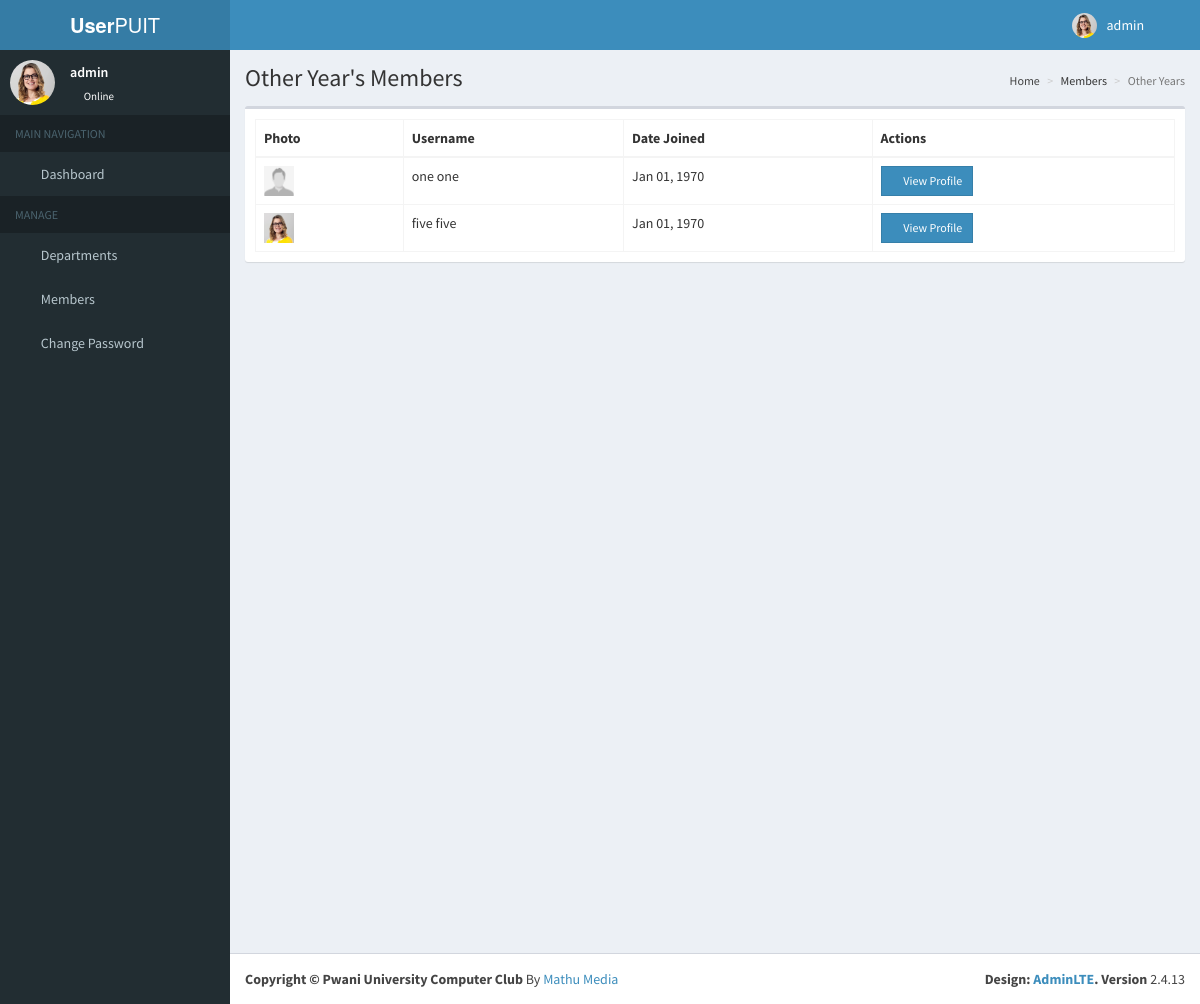
Page /other.php (signed in) on the committed database.
### tables this page shows
CREATE TABLE `profile` (
  `id` int(11) NOT NULL,
  `member_id` varchar(255) NOT NULL,
  `course` varchar(255) NOT NULL,
  `year_of_study` varchar(255) NOT NULL,
  `skills` varchar(255) NOT NULL,
  `notes` varchar(255) NOT NULL,
  `photo` varchar(255) NOT NULL
);

CREATE TABLE `members` (
  `id` int(11) NOT NULL,
  `email` varchar(255) NOT NULL,
  `password` varchar(255) NOT NULL,
  `username` varchar(255) NOT NULL,
  `status` varchar(255) DEFAULT NULL,
  `created_on` timestamp NOT NULL DEFAULT CURRENT_TIMESTAMP,
  `department_id` int(11) NOT NULL
);

### other.php (the view, shortened to what this page needs)
<?php include('includes/header.php');?>
   <div class="content-wrapper">
    <section class="content-header">
      <h1>
        Other Year's Members
      </h1>
      <ol class="breadcrumb">
        <li><a href="#"><i class="fa fa-dashboard"></i> Home</a></li>
        <li>Members</li>
        <li class="active">Other Years</li>
      </ol>
    </section>
    <section class="content">
    <div class="row">
        <div class="col-xs-12">
          <div class="box">
            <div class="box-body">
              <table id="example1" class="table table-bordered">
                <thead>
                  <th>Photo</th>
                  <th>Username</th>
                  <th>Date Joined</th>
                  <th>Actions</th>
                </thead>
                <tbody>
                  <?php
                    try{
                      $sql = 'SELECT
                                *, p.photo AS photo
                              FROM
                                  members
                              LEFT JOIN
                                  profile p ON members.id=p.member_id WHERE year_of_study=" "';
                        $stmt = $pdo->prepare($sql);
                        $stmt->execute();
                        foreach($stmt as $user){
                          $image = (!empty($user['photo'])) ? 'images/'.$user['photo'] : 'images/profile.jpg';
                          echo "
                              <tr>
                                <td>
                                  <img src='".$image."' height='30px' width='30px'>
                                </td>
                                <td>".$user['username'].' '.$user['username']."</td>
                                <td>".date('M d, Y', strtotime($user['username']))."</td>
                                <td>
                                  <a role='button' href='user_profile.php?member=".$user['id']."' class='btn btn-primary btn-sm btn-flat' data-id='".$row['id']."'><i class='fa fa-eye'></i> View Profile</a>
                                 </td>
                              </tr>
                            ";
                        }
                      }
                    catch(PDOException $e){
                      echo $e->getMessage();
                    }
                  ?>
                </tbody>
              </table>
            </div>
          </div>
        </div>
      </div>
    </section>
    </div>
  <?php include('includes/footer.php');?>

### includes/header.php (shortened to what this page needs)
<?php
  include('session.php');
  $sql = 'SELECT
               *, p.photo AS photo
            FROM
               members
            LEFT JOIN
               profile p ON members.id=p.member_id
             WHERE
              username =:username';
    $stmt = $pdo->prepare($sql);
    $stmt->execute(['username'=>$_SESSION['username']]);
    $row = $stmt->fetch();
?>
<!DOCTYPE html>
<html>
<head>
  <link rel="stylesheet" href="bower_components/bootstrap.min.css">
  <link rel="stylesheet" href="bower_components/font-awesome.min.css">
  <link rel="stylesheet" href="bower_components/ionicons.min.css">
  <link rel="stylesheet" href="bower_components/AdminLTE.min.css">
  <link rel="stylesheet" href="bower_components/_all-skins.min.css">
  <link rel="stylesheet" href="bower_components/morris.css">
  <link rel="stylesheet" href="bower_components/jquery-jvectormap.css">
  <link rel="stylesheet" href="bower_components/bootstrap-datepicker.min.css">
  <link rel="stylesheet" href="bower_components/daterangepicker.css">
  <link rel="stylesheet" href="plugins/bootstrap3-wysihtml5.min.css">
</head>
<body class="hold-transition skin-blue sidebar-mini">
<div class="wrapper">
  <header class="main-header">
    <a href="dashboard.php" class="logo">
      <span class="logo-lg"><b>User</b>PUIT</span>
    </a>
    <nav class="navbar navbar-static-top">
      <a href="#" class="sidebar-toggle" data-toggle="push-menu" role="button">
      </a>
      <div class="navbar-custom-menu">
        <ul class="nav navbar-nav">
          <li class="dropdown user user-menu">
            <a href="#" class="dropdown-toggle" data-toggle="dropdown">
            <img src="<?php echo (!empty($row['photo'])) ? 'images/'.$row['photo'] : 'images/profile.jpg'; ?>" class="user-image" alt="User Image">
              <span class="hidden-xs"><?php echo $row['username']; ?></span>
            </a>
          </li>
          <li>
            <a href="#" data-toggle="control-sidebar"><i class="fa fa-gears"></i></a>
          </li>
        </ul>
      </div>
    </nav>
  </header>
  <aside class="main-sidebar">
    <section class="sidebar">
      <div class="user-panel">
        <div class="pull-left image">
        <img src="<?php echo (!empty($row['photo'])) ? 'images/'.$row['photo'] : 'images/profile.jpg'; ?>" class="img-circle" alt="User Image">
        </div>
        <div class="pull-left info">
          <p><?php echo $row['username']; ?></p>
          <a href="#"><i class="fa fa-circle text-success"></i> Online</a>
        </div>
      </div>
      <ul class="sidebar-menu" data-widget="tree">
        <li class="header">MAIN NAVIGATION</li>
        <li id="treevieww">
          <a href="dashboard.php">
            <i class="fa fa-dashboard"></i> <span>Dashboard</span>
          </a>
        </li>
        <li class="header">MANAGE</li>
        <li class="treeview" id="treeview">
        <li id="treeview">
          <a href="departments.php">
            <i class="fa  fa-university"></i> <span>Departments</span>
          </a>
        </li>
        <li class="treeview" id="treeview">
          <a href="members.php">
            <i class="fa fa-users"></i> <span>Members</span>
            <span class="pull-right-container">
              <i class="fa fa-angle-left pull-right"></i>
            </span>
          </a>
        </li>
        <li id="treeview">
          <a href="change_password.php">
            <i class="fa   fa-lock"></i> <span>Change Password</span>
          </a>
        </li>
  </aside>

### rows in the picture
profile: photo (picture), member.username "admin"
profile: shows a picture, member.username "one", member.username "Jan 01, 1970"
profile: photo (picture), member.username "five", member.username "Jan 01, 1970"
